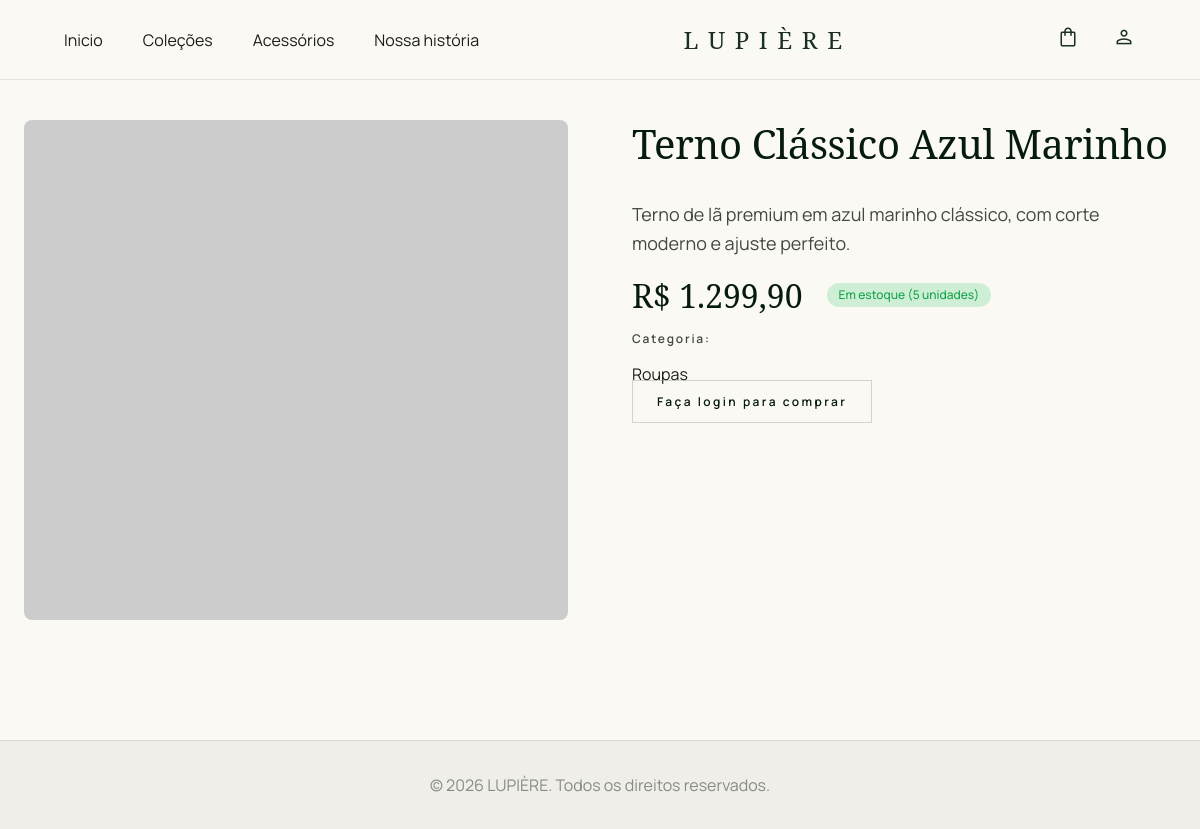
Page /produto.php?id=1 on the committed database.
### tables this page shows
CREATE TABLE IF NOT EXISTS `produtos` (
  `id` int(11) NOT NULL AUTO_INCREMENT,
  `nome` varchar(150) NOT NULL,
  `descricao` text,
  `preco` decimal(10,2) NOT NULL,
  `estoque` int(11) NOT NULL DEFAULT 0,
  `categoria_id` int(11) DEFAULT NULL,
  `imagem` varchar(255) DEFAULT NULL,
  `data_criacao` timestamp NOT NULL DEFAULT current_timestamp(),
  PRIMARY KEY (`id`),
  KEY `categoria_id` (`categoria_id`),
  CONSTRAINT `produtos_ibfk_1` FOREIGN KEY (`categoria_id`) REFERENCES `categorias` (`id`) ON DELETE SET NULL
);

CREATE TABLE IF NOT EXISTS `categorias` (
  `id` int(11) NOT NULL AUTO_INCREMENT,
  `nome` varchar(100) NOT NULL,
  `descricao` text,
  `data_criacao` timestamp NOT NULL DEFAULT current_timestamp(),
  PRIMARY KEY (`id`)
);

### funcoes.php (called while the page is built, shortened)
<?php
require_once 'config.php';
function obter_produto_por_id($id) {
    global $pdo;
    $stmt = $pdo->prepare("SELECT p.*, c.nome as categoria_nome FROM produtos p LEFT JOIN categorias c ON p.categoria_id = c.id WHERE p.id = ?");
    $stmt->execute([$id]);
    return $stmt->fetch();
}
?>

### produto.php (the view, shortened to what this page needs)
<?php
require_once 'funcoes.php';
$id = isset($_GET['id']) ? intval($_GET['id']) : 0;
$produto = obter_produto_por_id($id);
?>
<!doctype html>
<html class="light" lang="en">
  <head>
    <script src="https://cdn.tailwindcss.com?plugins=forms,container-queries"></script>
    <script id="tailwind-config">
      tailwind.config = {
        darkMode: "class",
        theme: {
          extend: {
            colors: {
              "on-error": "#ffffff",
              "surface-container-high": "#e9e8e3",
              "surface-container": "#efeee9",
              surface: "#faf9f4",
              "on-secondary-container": "#745c00",
              "secondary-container": "#fed65b",
              "on-primary-container": "#819986",
              "on-tertiary": "#ffffff",
              "error-container": "#ffdad6",
              error: "#ba1a1a",
              background: "#faf9f4",
              "primary-fixed-dim": "#b4cdb8",
              "surface-container-low": "#f5f4ef",
              "surface-container-highest": "#e3e3de",
              "secondary-fixed-dim": "#e9c349",
              "on-tertiary-fixed-variant": "#474747",
              "outline-variant": "#c3c8c1",
              "primary-container": "#1b3022",
              "on-tertiary-container": "#939292",
              "surface-variant": "#e3e3de",
              "on-surface-variant": "#434843",
              "on-tertiary-fixed": "#1b1c1c",
              "on-secondary": "#ffffff",
              "surface-container-lowest": "#ffffff",
              tertiary: "#161717",
              "inverse-surface": "#30312e",
              "tertiary-container": "#2b2b2b",
              secondary: "#735c00",
              primary: "#061b0e",
              "on-secondary-fixed-variant": "#574500",
              "surface-bright": "#faf9f4",
              "on-background": "#1b1c19",
              "primary-fixed": "#d0e9d4",
              "tertiary-fixed": "#e4e2e1",
              "on-surface": "#1b1c19",
              "inverse-primary": "#b4cdb8",
              "on-primary": "#ffffff",
              "on-error-container": "#93000a",
              "secondary-fixed": "#ffe088",
              outline: "#737973",
              "on-primary-fixed": "#0b2013",
              "surface-tint": "#4d6453",
              "inverse-on-surface": "#f2f1ec",
              "tertiary-fixed-dim": "#c8c6c5",
              "on-primary-fixed-variant": "#364c3c",
              "on-secondary-fixed": "#241a00",
              "surface-dim": "#dbdad5",
            },
            borderRadius: {
              DEFAULT: "0.25rem",
              lg: "0.5rem",
              xl: "0.75rem",
              full: "9999px",
            },
            spacing: {
              gutter: "24px",
              unit: "8px",
              "margin-edge": "40px",
              "container-max": "1280px",
              "section-gap": "120px",
            },
            fontFamily: {
              "body-md": ["Manrope"],
              "headline-lg": ["Noto Serif"],
              "body-lg": ["Manrope"],
              "label-caps": ["Manrope"],
              "headline-md": ["Noto Serif"],
              "headline-display": ["Noto Serif"],
            },
            fontSize: {
              "body-md": ["16px", { lineHeight: "1.6", fontWeight: "400" }],
              "headline-lg": [
                "40px",
                {
                  lineHeight: "1.2",
                  letterSpacing: "-0.01em",
                  fontWeight: "400",
                },
              ],
              "body-lg": ["18px", { lineHeight: "1.6", fontWeight: "400" }],
              "label-caps": [
                "12px",
                {
                  lineHeight: "1.2",
                  letterSpacing: "0.15em",
                  fontWeight: "600",
                },
              ],
              "headline-md": ["32px", { lineHeight: "1.3", fontWeight: "400" }],
              "headline-display": [
                "64px",
                {
                  lineHeight: "1.1",
                  letterSpacing: "-0.02em",
                  fontWeight: "400",
                },
              ],
            },
          },
        },
      };
    </script>
  </head>
  <body
    class="bg-background text-on-surface font-body-md min-h-screen flex flex-col"
  >
    <header
      class="fixed top-0 left-0 right-0 z-50 bg-[#FAF9F4]/95 backdrop-blur-md border-b border-[#1B3022]/10 h-20 flex items-center transition-all duration-300"
    >
      <div
        class="flex justify-between items-center w-full px-6 md:px-16 max-w-[1440px] mx-auto"
      >
        <nav class="hidden lg:flex gap-10">
          <a class="nav-link" href="index.html">Inicio</a>
          <a class="nav-link" href="produtos.php">Coleções</a>
          <a class="nav-link" href="acessorios.html">Acessórios</a>
          <a class="nav-link" href="sobre.html">Nossa história</a>
        </nav>
        <div
          class="text-xl md:text-2xl font-headline-lg tracking-[0.4em] text-[#1B3022]"
        >
          LUPIÈRE
        </div>
        <div class="flex items-center gap-5 md:gap-8 text-[#1B3022]">
          <a href="carrinho.php" class="icon-btn">
            <span class="material-symbols-outlined">shopping_bag</span>
          </a>
          <?php if (isset($_SESSION["usuario_id"])): ?>
            <a href="perfil.php" class="icon-btn">
              <span class="material-symbols-outlined">person</span>
            </a>
          <?php else: ?>
            <a href="login.php" class="icon-btn">
              <span class="material-symbols-outlined">person</span>
            </a>
          <?php endif; ?>
        </div>
      </div>
    </header>
    <main
      class="flex-grow flex items-center justify-center py-section-gap px-gutter"
    >
      <div class="max-w-container-max w-full flex flex-col md:flex-row gap-16 items-start">
        <div class="w-full md:w-1/2">
          <img
            src="https://via.placeholder.com/600x600?text=<?php echo urlencode($produto['nome']); ?>"
            alt="<?php echo htmlspecialchars($produto['nome']); ?>"
            class="w-full h-[500px] object-cover rounded-lg"
          />
        </div>
        <div class="w-full md:w-1/2 space-y-8">
          <h1 class="font-headline-lg text-headline-lg text-primary mb-4">
            <?php echo htmlspecialchars($produto['nome']); ?>
          </h1>
          <div class="space-y-4">
            <p class="font-body-lg text-body-lg text-on-surface-variant leading-relaxed">
              <?php echo nl2br(htmlspecialchars($produto['descricao'])); ?>
            </p>
            <div class="flex items-center gap-6">
              <p class="font-headline-md text-headline-md text-primary">
                R$ <?php echo number_format($produto['preco'], 2, ',', '.'); ?>
              </p>
              <?php if ($produto['estoque'] > 0): ?>
                <span class="px-3 py-1 bg-green-500/20 text-green-600 rounded-full text-xs font-medium">
                  Em estoque (<?php echo $produto['estoque']; ?> unidades)
                </span>
              <?php else: ?>
                <span class="px-3 py-1 bg-red-500/20 text-red-600 rounded-full text-xs font-medium">
                  Esgotado
                </span>
              <?php endif; ?>
            </div>
            <div class="space-y-4">
              <p class="font-label-caps text-label-caps text-on-surface-variant mb-2">
                Categoria:
              </p>
              <p class="font-body-md text-body-md">
                <?php echo htmlspecialchars($produto['categoria_nome'] ?: 'Sem categoria'); ?>
              </p>
            </div>
          </div>
          <?php if (isset($_SESSION["usuario_id"]) && $produto['estoque'] > 0): ?>
            <form action="adicionar_carrinho.php" method="post" class="space-y-4">
              <input type="hidden" name="produto_id" value="<?php echo $produto['id']; ?>">
              <div class="flex items-center gap-4">
                <label for="quantidade" class="font-label-caps text-label-caps w-20">Quantidade:</label>
                <input
                  type="number"
                  id="quantidade"
                  name="quantidade"
                  value="1"
                  min="1"
                  max="<?php echo $produto['estoque']; ?>"
                  class="w-20 px-3 py-2 border border-outline/30 rounded-md focus:border-primary focus:outline-none"
                >
              </div>
              <button
                type="submit"
                class="w-full bg-primary-container text-white py-3 px-6 font-label-caps text-label-caps tracking-[0.2em] hover:bg-primary transition-all duration-300"
              >
                Adicionar ao Carrinho
              </button>
            </form>
          <?php elseif (!isset($_SESSION["usuario_id"])): ?>
            <a
              href="login.php"
              class="w-full border border-outline/30 text-primary py-3 px-6 font-label-caps text-label-caps tracking-[0.2em] hover:bg-surface-container-low transition-all duration-300"
            >
              Faça login para comprar
            </a>
          <?php else: ?>
            <p class="w-full text-center py-3 px-6 bg-red-500/20 text-red-600 rounded-md font-label-caps">
              Produto indisponível
            </p>
          <?php endif; ?>
        </div>
      </div>
    </main>
    <footer
      class="mt-auto w-full border-t border-outline/20 bg-surface-container flex items-center justify-center py-8"
    >
      <div class="text-center text-on-surface-variant/60 font-body-md">
        &copy; <?php echo date("Y"); ?> LUPIÈRE. Todos os direitos reservados.
      </div>
    </footer>
  </body>
</html>

### produto.php (style rules this page uses)
.material-symbols-outlined { font-variation-settings: "FILL" 0, "wght" 300, "GRAD" 0, "opsz" 24; }

### rows in the picture
produtos: nome "Terno Clássico Azul Marinho", descricao "Terno de lã premium em azul marinho clássico, com corte moderno e ajuste perfeito.", preco "1.299,90", estoque "5", categoria.nome "Roupas"
